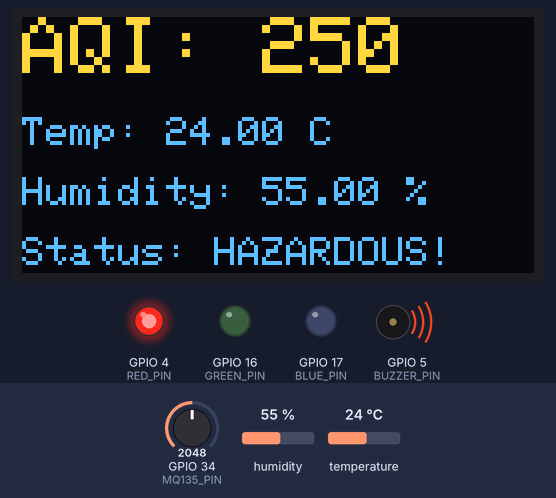
This sketch was run on a simulated ESP32. Parts: 128×64 one-colour display, output pins drawn as LEDs (lit = HIGH), buzzer (waves = sounding). The test bench sets the inputs (shaded band); at power-on: GPIO 34 (MQ135_PIN) = 2048, humidity 55 %, temperature 24 °C. The OLED is the two-colour kind (top 16 rows yellow); WiFi joins after 1.5 s; servers stay silent unless stated.

Above: at 5.5 s.
5.6 s: GPIO 34 (MQ135_PIN) set to 1291
At 7.4 s:
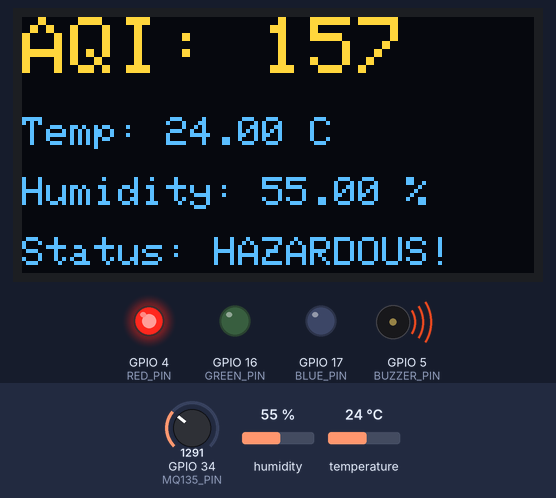
8.4 s: GPIO 34 (MQ135_PIN) set to 1178
At 10.1 s:
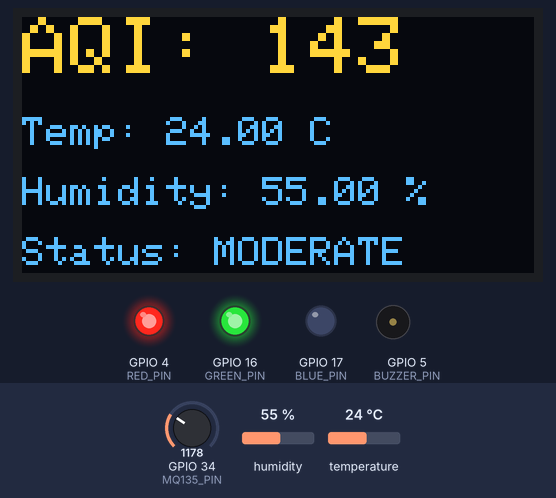
10.4 s: humidity set to 22 %
At 13.3 s:
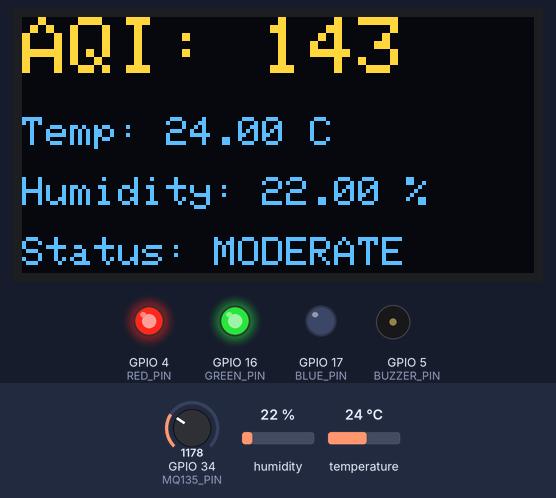
14.4 s: GPIO 34 (MQ135_PIN) set to 449
At 15.8 s:
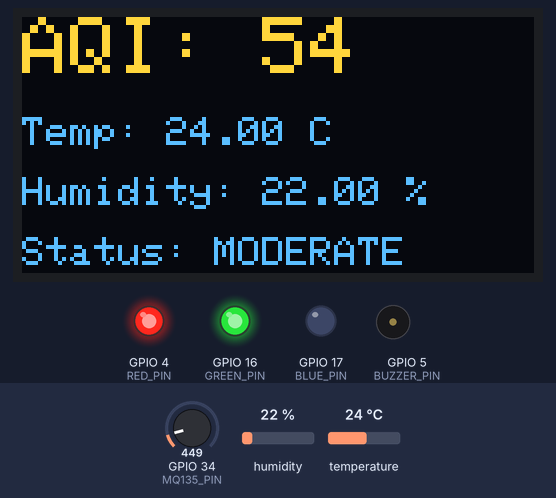
16.4 s: GPIO 34 (MQ135_PIN) set to 394
At 17.6 s:
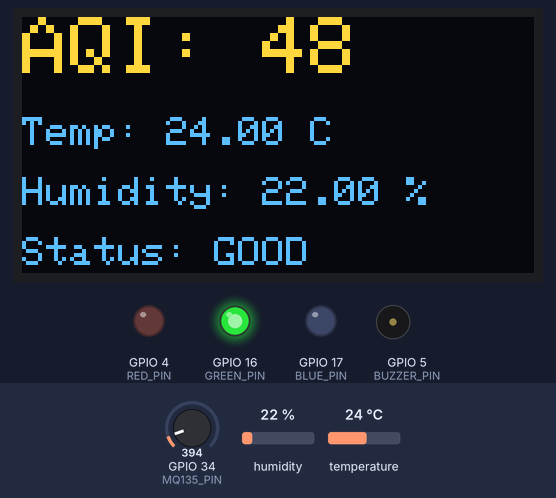
18.4 s: temperature set to 12 °C
At 21.8 s:
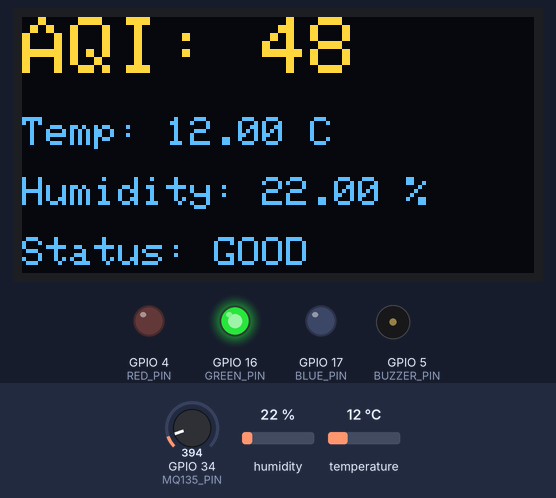
Timing chart, 0 to 23.3 s (numbered marks = the images above; inputs shaded):
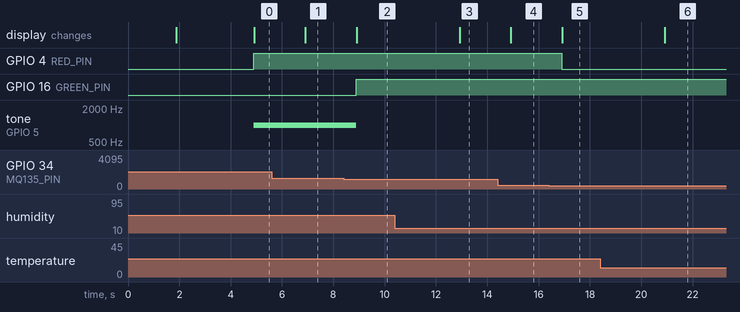

The sketch:

sketch.ino
```cpp
// --- BLYNK CREDENTIALS  ---
#define BLYNK_TEMPLATE_ID "TMPL3GNZF8XfN"
#define BLYNK_TEMPLATE_NAME "AQI Monito"
#define BLYNK_AUTH_TOKEN "zgoJ20jv12uJg3SVnIl-VHMdBV4USJBi"
#define BLYNK_PRINT Serial

#include <WiFi.h>
#include <WiFiClient.h>
#include <BlynkSimpleEsp32.h>
#include <Wire.h>
#include <Adafruit_GFX.h>
#include <Adafruit_SSD1306.h>
#include <DHT.h>

// Wokwi's simulated WiFi credentials
char ssid[] = "Wokwi-GUEST";
char pass[] = "";

// --- Pin Mapping ---
#define DHTPIN 15
#define DHTTYPE DHT22
#define MQ135_PIN 34
#define BUZZER_PIN 5
#define RED_PIN 4
#define GREEN_PIN 16
#define BLUE_PIN 17

// --- OLED Setup ---
#define SCREEN_WIDTH 128
#define SCREEN_HEIGHT 64
Adafruit_SSD1306 display(SCREEN_WIDTH, SCREEN_HEIGHT, &Wire, -1);

DHT dht(DHTPIN, DHTTYPE);
BlynkTimer timer;

void setup() {
  Serial.begin(115200);
  dht.begin();

  pinMode(BUZZER_PIN, OUTPUT);
  pinMode(RED_PIN, OUTPUT);
  pinMode(GREEN_PIN, OUTPUT);
  pinMode(BLUE_PIN, OUTPUT);

  if(!display.begin(SSD1306_SWITCHCAPVCC, 0x3C)) {
    Serial.println(F("SSD1306 allocation failed"));
    for(;;);
  }

  display.clearDisplay();
  display.setTextColor(WHITE);
  display.setTextSize(1);
  display.setCursor(0,20);
  display.println("Connecting to WiFi...");
  display.display();

  // Connect to Blynk
  Blynk.begin(BLYNK_AUTH_TOKEN, ssid, pass);

  display.clearDisplay();
  display.setCursor(0,20);
  display.println("System Ready!");
  display.display();
  delay(1000);

  // timer to send data every 2 seconds
  timer.setInterval(2000L, sendSensorData);
}

void setLED(bool r, bool g, bool b) {
  digitalWrite(RED_PIN, r ? HIGH : LOW);
  digitalWrite(GREEN_PIN, g ? HIGH : LOW);
  digitalWrite(BLUE_PIN, b ? HIGH : LOW);
}

// Function to handle reading, alerts, and sending to cloud
void sendSensorData() {
  float temp = dht.readTemperature();
  float hum = dht.readHumidity();
  int rawAQI = analogRead(MQ135_PIN);
  int aqi = map(rawAQI, 0, 4095, 0, 500);

  // Send data to Blynk Virtual Pins
  Blynk.virtualWrite(V0, aqi);
  Blynk.virtualWrite(V1, temp);
  Blynk.virtualWrite(V2, hum);

  // Update OLED
  display.clearDisplay();
  display.setCursor(0, 0);
  display.setTextSize(2);
  display.print("AQI: ");
  display.println(aqi);

  display.setTextSize(1);
  display.setCursor(0, 25);
  display.print("Temp: "); display.print(temp); display.println(" C");
  display.setCursor(0, 40);
  display.print("Humidity: "); display.print(hum); display.println(" %");

  // Alert Logic
  display.setCursor(0, 55);
  if (aqi <= 50) {
    setLED(false, true, false);
    noTone(BUZZER_PIN);
    display.print("Status: GOOD");
  } else if (aqi <= 150) {
    setLED(true, true, false);
    noTone(BUZZER_PIN);
    display.print("Status: MODERATE");
  } else {
    setLED(true, false, false);
    tone(BUZZER_PIN, 1000);
    display.print("Status: HAZARDOUS!");
  }
  display.display();
}

void loop() {
  Blynk.run();
  timer.run();
}
```

Measured:
- the behaviour switches between 1237 and 1236 on GPIO 34 (MQ135_PIN) (found by bisection; images 1 and 2)
- the behaviour switches between 418 and 417 on GPIO 34 (MQ135_PIN) (found by bisection; images 4 and 5)
- after the input at 5.6 s, the display: changes after 1.3 s (image 1)
- after the input at 8.4 s, GPIO 16 (GREEN_PIN): LOW → HIGH after 0.49 s; tone on GPIO 5 (BUZZER_PIN): 1000 Hz → silent after 0.49 s; the display: changes after 0.52 s (image 2)
- after the input at 10.4 s, the display: changes after 2.5 s (image 3)
- after the input at 14.4 s, the display: changes after 0.51 s (image 4)
- after the input at 16.4 s, GPIO 4 (RED_PIN): HIGH → LOW after 0.49 s; the display: changes after 0.52 s (image 5)
- after the input at 18.4 s, the display: changes after 2.5 s (image 6)
